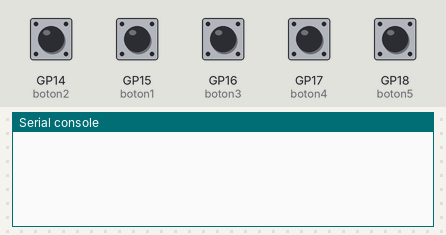
Bench run of a program on a simulated Raspberry Pi Pico running CircuitPython. On the bench: the last lines printed to the serial console. The inputs (shaded band) are chosen by the test bench; at power-on: GP14 (boton2), GP15 (boton1), GP16 (boton3), GP17 (boton4), GP18 (boton5) LOW. USB keyboard and mouse output is not drawn.

Above: at 1.2 s.
1.3 s: GP14 (boton2) pulled HIGH for 0.15 s
At 1.6 s:
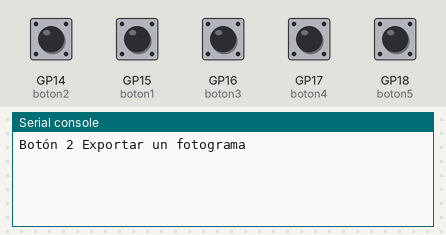
2.9 s: GP15 (boton1) pulled HIGH for 0.15 s
At 4.0 s:
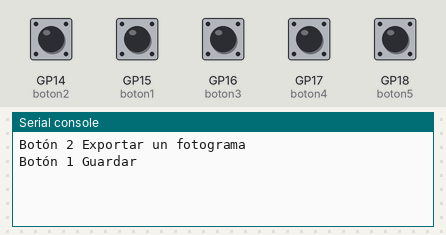
4.5 s: GP16 (boton3) pulled HIGH for 0.15 s
At 5.3 s:
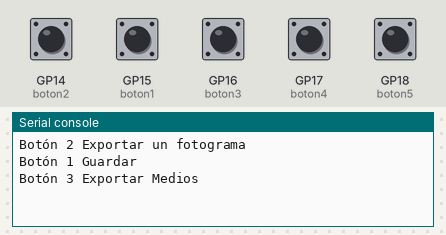
6.1 s: GP17 (boton4) pulled HIGH for 0.15 s
At 6.5 s:
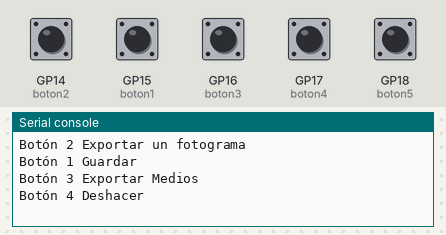
7.7 s: GP18 (boton5) pulled HIGH for 0.15 s
At 8.9 s:
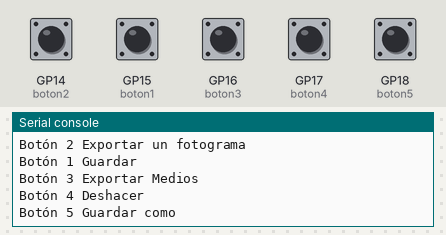

Measured:
- after the input at 1.3 s, the serial console: prints a new line at once (image 1)
- after the input at 2.9 s, the serial console: prints a new line at once (image 2)
- after the input at 4.5 s, the serial console: prints a new line at once (image 3)
- after the input at 6.1 s, the serial console: prints a new line at once (image 4)
- after the input at 7.7 s, the serial console: prints a new line at once (image 5)

The program:

code.py
```python
import time
import digitalio
import board
import usb_hid
from adafruit_hid.keyboard import Keyboard
from adafruit_hid.keycode import Keycode

boton1_pin= board.GP15
boton2_pin= board.GP14
boton3_pin= board.GP16
boton4_pin= board.GP17
boton5_pin= board.GP18

teclado = Keyboard(usb_hid.devices)

boton1 = digitalio.DigitalInOut(boton1_pin)
boton1.direction = digitalio.Direction.INPUT
boton1.pull = digitalio.Pull.DOWN

boton2 = digitalio.DigitalInOut(boton2_pin)
boton2.direction = digitalio.Direction.INPUT
boton2.pull = digitalio.Pull.DOWN

boton3 = digitalio.DigitalInOut(boton3_pin)
boton3.direction = digitalio.Direction.INPUT
boton3.pull = digitalio.Pull.DOWN

boton4 = digitalio.DigitalInOut(boton4_pin)
boton4.direction = digitalio.Direction.INPUT
boton4.pull = digitalio.Pull.DOWN

boton5 = digitalio.DigitalInOut(boton5_pin)
boton5.direction = digitalio.Direction.INPUT
boton5.pull = digitalio.Pull.DOWN


while True:
    if boton1.value:
        print("Botón 1 Guardar")
        teclado.press(Keycode.F13)
        time.sleep(0.2)
        teclado.release(Keycode.F13)
    if boton2.value:
        print("Botón 2 Exportar un fotograma")
        teclado.press(Keycode.F14)
        time.sleep(0.2)
        teclado.release(Keycode.F14)
    if boton3.value:
        print("Botón 3 Exportar Medios")
        teclado.press(Keycode.F15)
        time.sleep(0.2)
        teclado.release(Keycode.F15)
    if boton4.value:
        print("Botón 4 Deshacer")
        teclado.press(Keycode.F16)
        time.sleep(0.2)
        teclado.release(Keycode.F16)

    if boton5.value:
        print("Botón 5 Guardar como")
        teclado.press(Keycode.F17)
        time.sleep(0.2)
        teclado.release(Keycode.F17)
        time.sleep(0.2)
        
```
